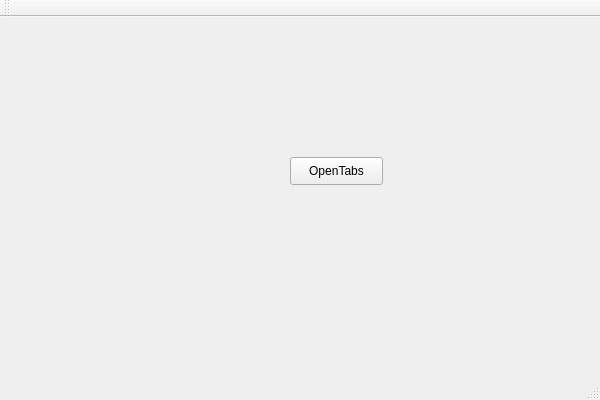
<?xml version="1.0" encoding="UTF-8"?>
<ui version="4.0">
 <class>MainWindowClass</class>
 <widget class="QMainWindow" name="MainWindowClass">
  <property name="geometry">
   <rect>
    <x>0</x>
    <y>0</y>
    <width>600</width>
    <height>400</height>
   </rect>
  </property>
  <property name="windowTitle">
   <string>MainWindow</string>
  </property>
  <widget class="QWidget" name="centralWidget">
   <widget class="QPushButton" name="myButton">
    <property name="geometry">
     <rect>
      <x>290</x>
      <y>140</y>
      <width>93</width>
      <height>28</height>
     </rect>
    </property>
    <property name="text">
     <string>OpenTabs</string>
    </property>
   </widget>
  </widget>
  <widget class="QMenuBar" name="menuBar">
   <property name="geometry">
    <rect>
     <x>0</x>
     <y>0</y>
     <width>600</width>
     <height>26</height>
    </rect>
   </property>
  </widget>
  <widget class="QToolBar" name="mainToolBar">
   <attribute name="toolBarArea">
    <enum>TopToolBarArea</enum>
   </attribute>
   <attribute name="toolBarBreak">
    <bool>false</bool>
   </attribute>
  </widget>
  <widget class="QStatusBar" name="statusBar"/>
 </widget>
 <layoutdefault spacing="6" margin="11"/>
 <resources/>
 <connections/>
</ui>
